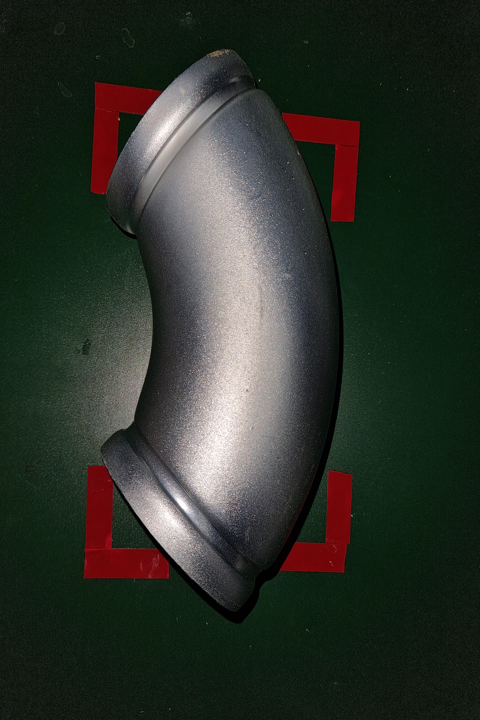
#> input picture image/KEMP_IMG_DATA_1.png, 480 x 720 px
$ jupyter execute --allow-errors data_augmentation.ipynb
#> lines starting #> are read from the running program, lines starting #| are printed output that depends on the picture
[cell 1]
import cv2
import numpy as np
import matplotlib.pyplot as plt
from random import random

[cell 2]
# D:\sixtick\kamp_ex\image\KEMP_IMG_DATA_1.png
image = cv2.imread('../image/KEMP_IMG_DATA_1.png')
#> image is the input picture: shape (720, 480, 3); mean B, G, R 42.3, 51, 45.6
height, width = image.shape[:2]
#> height = 720; width = 480
print(height, width)
#| 720 480
# 45도 회전
angle = random() * 10
rotation_matrix = cv2.getRotationMatrix2D((width / 2, height / 2), angle, 1)
rotated_image = cv2.warpAffine(image, rotation_matrix, (width, height))
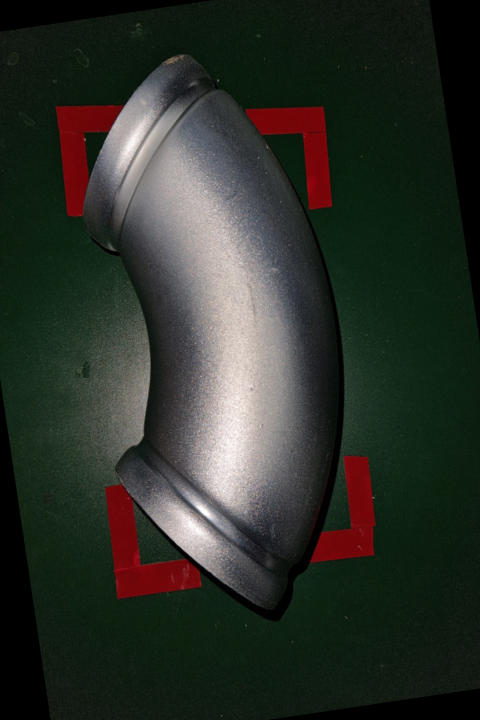
#> rotated_image: shape (720, 480, 3); mean B, G, R 41.2, 49.2, 44.5

plt.imshow(rotated_image)
# cv2.imshow('Rotated Image', rotated_image)
# cv2.waitKey(0)
# cv2.destroyAllWindows()

[cell 3]
import sys
# [4 lines of commented-out code are left out]
for i in sys.path:
    print(i)

#> (a cell that did not finish here is left out)

[cell 5]
import random
random.random()
random.choice([1,2,3,4,5])
random.sample([1,2,3,4,5],1,counts=[1,1,1,1,5])
for i in range(100):
    print(random.sample([1,2,3,4,5],1,counts=[1,1,1,1,5]))
